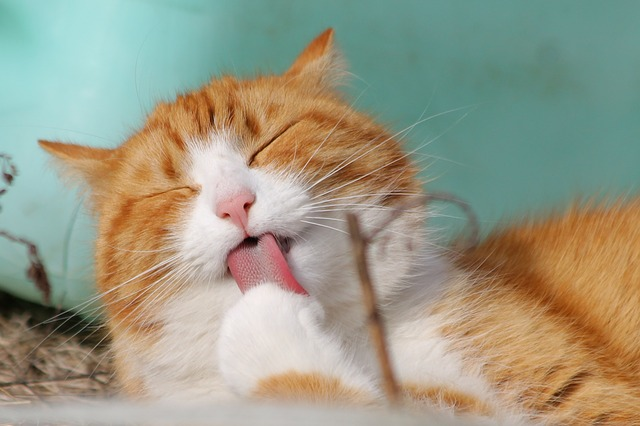
#> input picture multimedia/assignment1/cat1.jpg, 640 x 426 px
$ jupyter execute --allow-errors Assignment_multimedia.ipynb
#> lines starting #> are read from the running program, lines starting #| are printed output that depends on the picture
[cell 1]
import numpy as np
import cv2

dim = (500, 500)

img1 = cv2.imread('cat1.jpg', 1)
#> img1 is the input picture: shape (426, 640, 3); mean B, G, R 134.1, 154.2, 155.2
img2 = cv2.imread('cat2.jpg', 1)
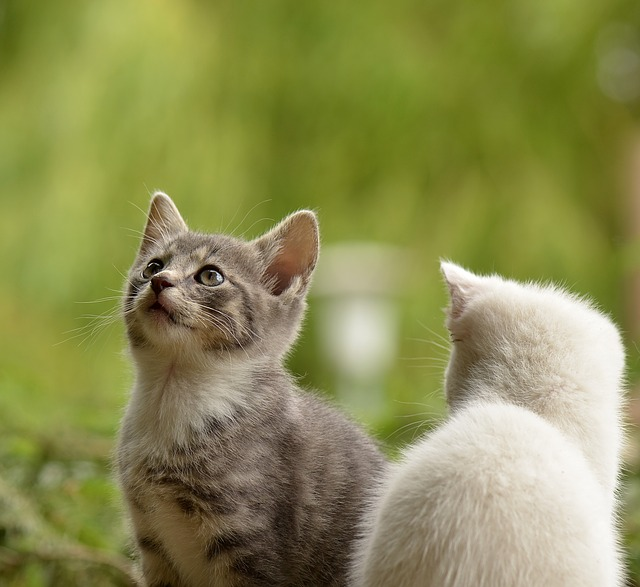
#> input picture multimedia/assignment1/cat2.jpg, 640 x 587 px
#> img2 is the input picture: shape (587, 640, 3); mean B, G, R 82.8, 140.8, 139.6
img3 = cv2.imread('cat3.jpg', 1)
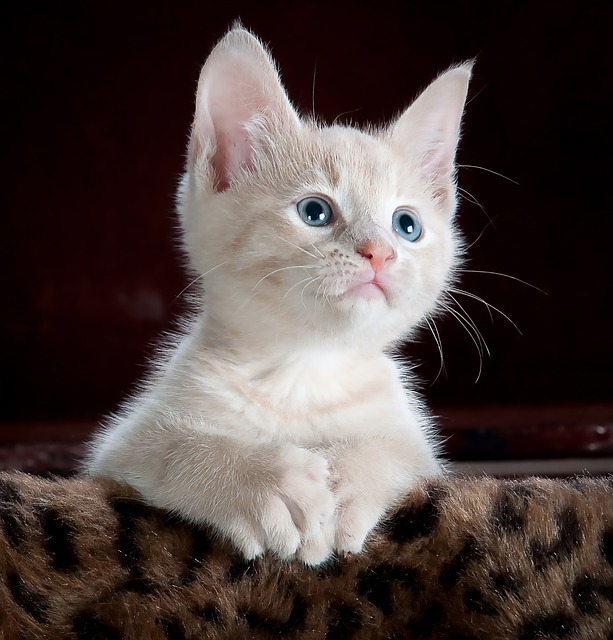
#> input picture multimedia/assignment1/cat3.jpg, 613 x 640 px
#> img3 is the input picture: shape (640, 613, 3); mean B, G, R 64.2, 66.8, 78.4
img4 = cv2.imread('cat4.jpg', 1)
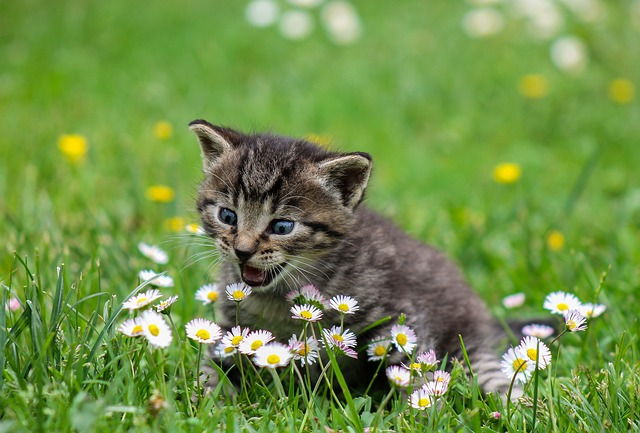
#> input picture multimedia/assignment1/cat4.jpg, 640 x 433 px
#> img4 is the input picture: shape (433, 640, 3); mean B, G, R 73.5, 144.2, 113.6

img1 = cv2.resize(img1, dim, interpolation = cv2.INTER_AREA)
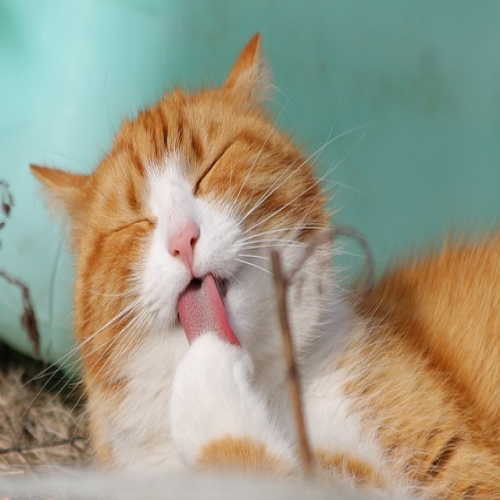
#> img1: shape (500, 500, 3); mean B, G, R 134, 154.1, 155.1
img2 = cv2.resize(img2, dim, interpolation = cv2.INTER_AREA)
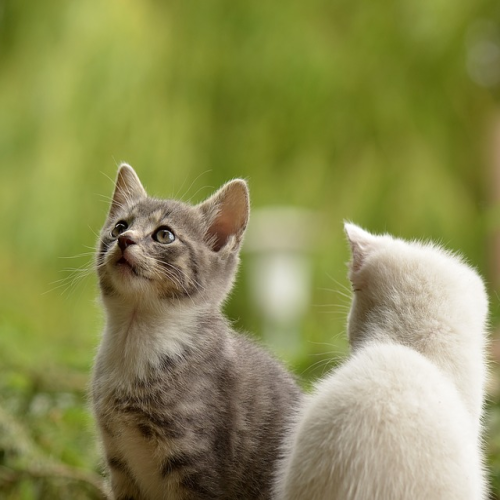
#> img2: shape (500, 500, 3); mean B, G, R 82.8, 140.8, 139.6
img3 = cv2.resize(img3, dim, interpolation = cv2.INTER_AREA)
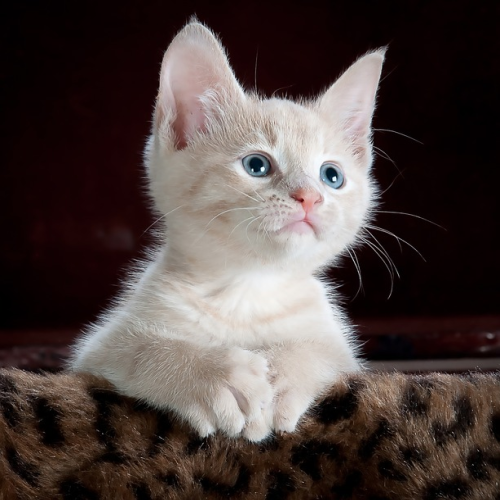
#> img3: shape (500, 500, 3); mean B, G, R 64.2, 66.8, 78.4
img4 = cv2.resize(img4, dim, interpolation = cv2.INTER_AREA)
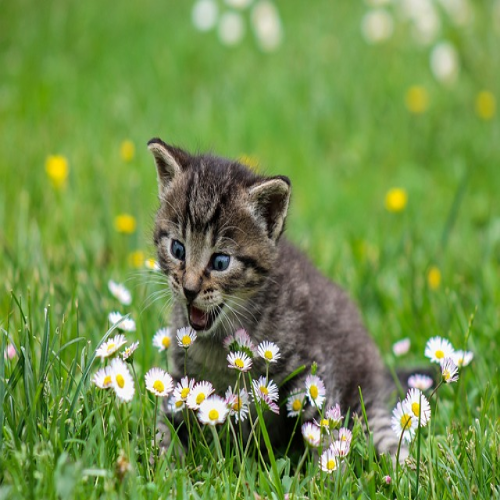
#> img4: shape (500, 500, 3); mean B, G, R 73.4, 144.1, 113.5

col_1 = np.vstack([img1, img2])
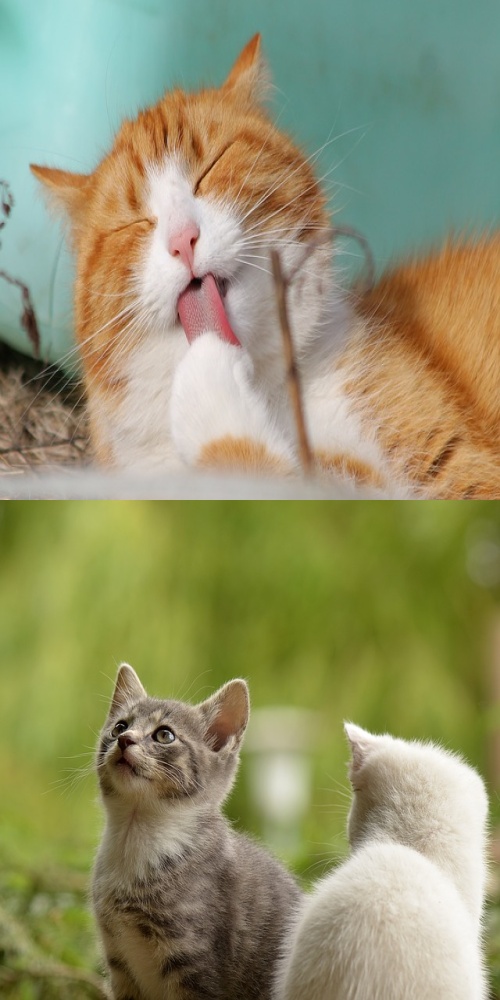
#> col_1: shape (1000, 500, 3); mean B, G, R 108.4, 147.5, 147.4
col_2 = np.vstack([img3, img4])
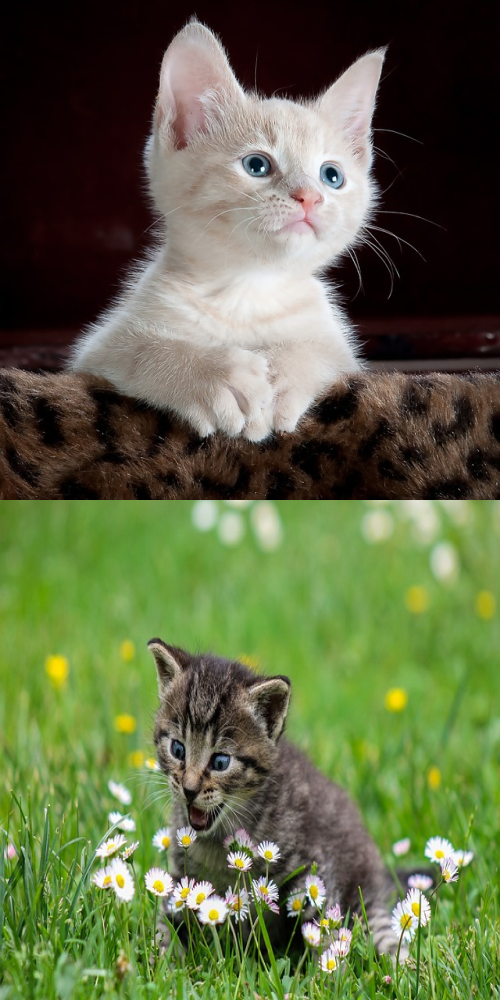
#> col_2: shape (1000, 500, 3); mean B, G, R 68.8, 105.5, 96
ver_img = np.hstack([col_1, col_2])
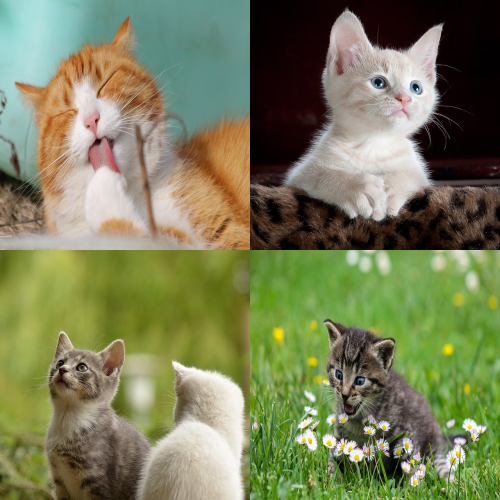
#> ver_img: shape (1000, 1000, 3) (shown at 1/2 size); mean B, G, R 88.6, 126.5, 121.7
#> (reads multimedia/assignment1/sample_text.txt from the repository)

cv2.imshow('image', ver_img)
cv2.imwrite('output_cat_image.jpg',ver_img)
cv2.waitKey(0)
